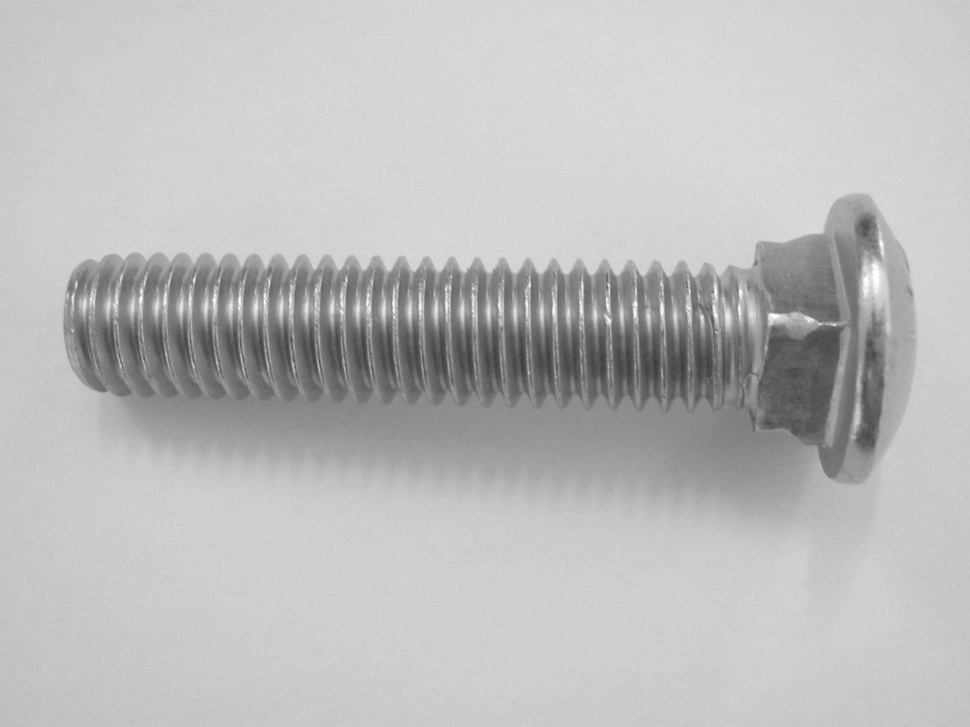
%> input picture Lista 3/Imagens/parafuso.JPG, 970 x 727 px, shrunk from 1600 x 1200 before the run
$ octave exercicio_7.m   (GNU Octave 9; MATLAB toolbox functions it lacks are replaced by stand-ins)
%> lines starting %> are read from the running program, lines starting %| are printed output that depends on the picture
% ==========================================================
% SCRIPT PRINCIPAL - EXERCÍCIO 7
% ==========================================================
clear; clc;

im_in = imread('Lista 3/Imagens/parafuso.JPG');
%> im_in is the input picture: size 727x970 uint8; min 55, max 255, mean 187.8
if size(im_in, 3) == 3
    im_in = rgb2gray(im_in);
end

% ----------------------------------------------------------
% DEFINIÇÃO DOS FILTROS (Super Amplificados para o Parafuso)
% ----------------------------------------------------------

% 1. Filtro Sobel (Detecta Bordas VERTICAIS)
% Dobrei o tamanho dos pesos (-2 e -4) para "salientar a rosca"
% de uma forma muito mais esbranquiçada e forte!
filtro_vertical = [ -1  0  1;
                    -2  0  2;
                    -1  0  1 ];

% 2. Filtro Sobel (Detecta Bordas HORIZONTAIS)
filtro_horizontal = [ -1 -2 -1;
                       0  0  0;
                       1  2  1 ];

% 3. Filtro Laplaciano (TODAS as Direções)
filtro_laplaciano = [ -1 -1 -1;
                      -1  8 -1;
                      -1 -1 -1 ];

% ==========================================================
% EXECUÇÃO OTIMIZADA (Processamento das Imagens)
% ==========================================================

% Como agora usamos o módulo nas bordas abs(), nós temos que juntar
% as IMAGENS geradas, e não as máscaras (que anulariam umas às outras!)
% A imagem Vertical agora é focada violentamente na Rosca do Parafuso.
im_vert  = uint8(abs(conv2(double(im_in), filtro_vertical, 'same')));
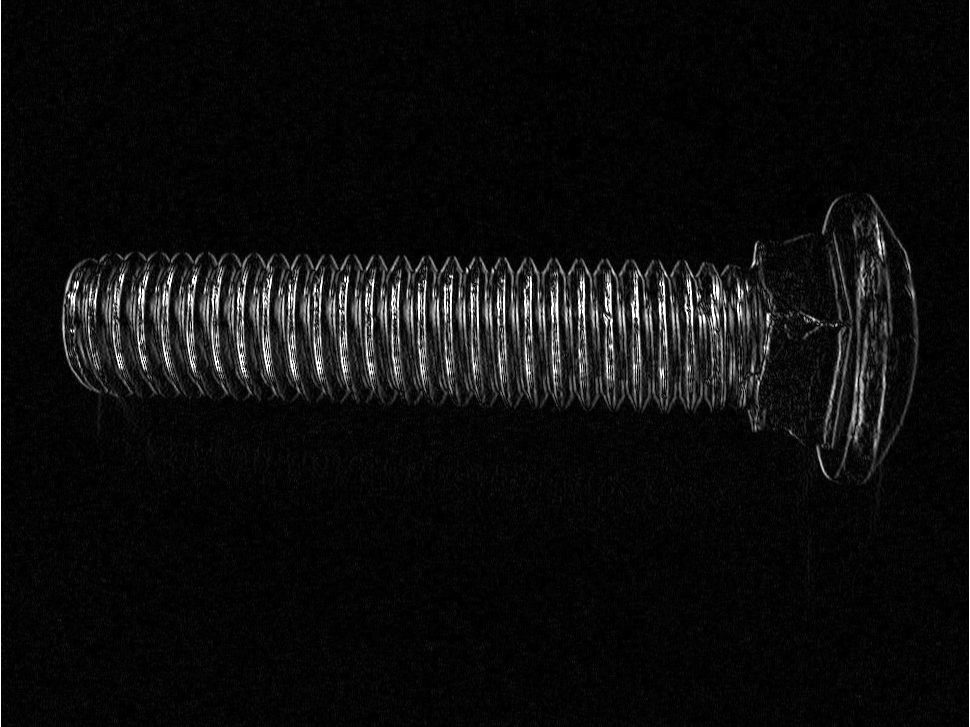
%> im_vert: size 727x970 uint8; min 0, max 255, mean 13.7
im_horz  = uint8(abs(conv2(double(im_in), filtro_horizontal, 'same')));
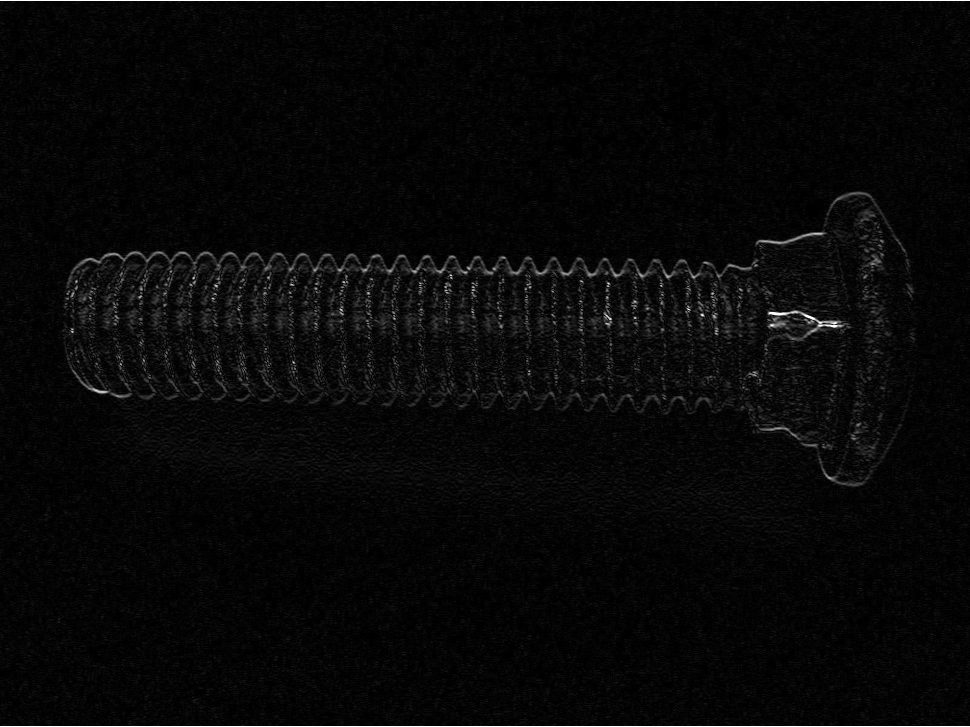
%> im_horz: size 727x970 uint8; min 0, max 255, mean 8.1
im_todas = uint8(abs(conv2(double(im_in), filtro_laplaciano, 'same')));
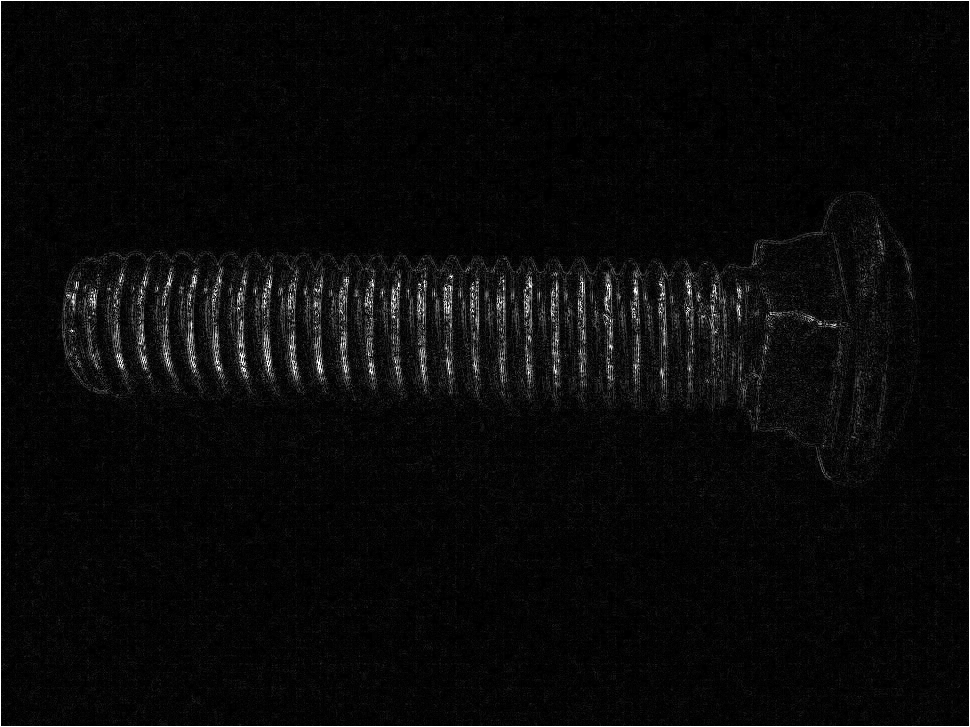
%> im_todas: size 727x970 uint8; min 0, max 255, mean 10.2

% A Mega Composição final que o enunciado pede (destacando tudo)
im_combo = im_vert + im_horz + im_todas;
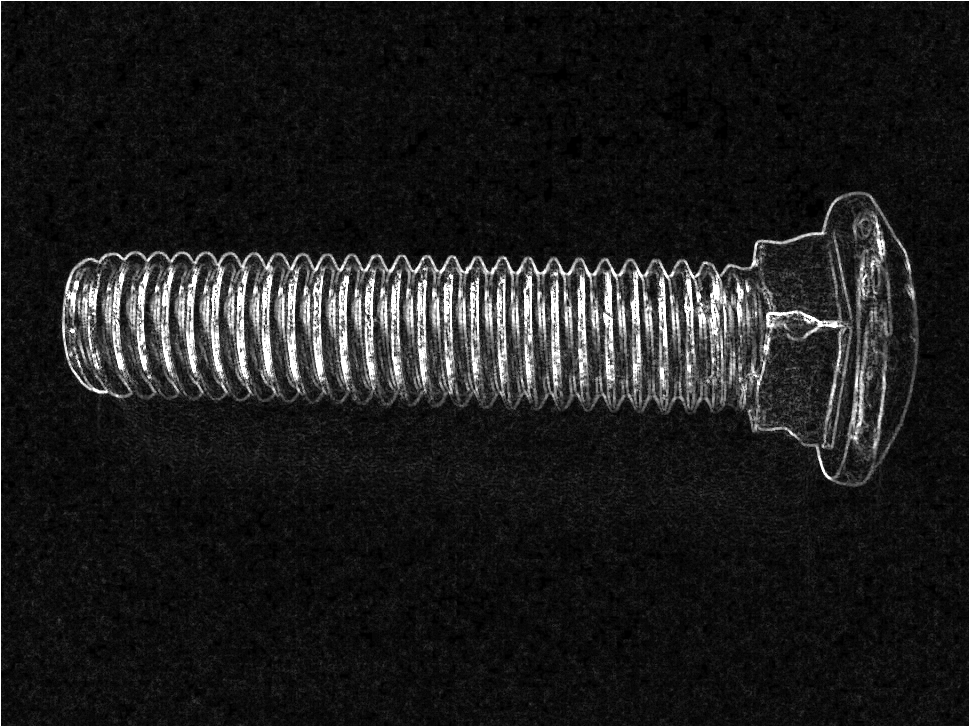
%> im_combo: size 727x970 uint8; min 0, max 255, mean 29.7

% EXTRA: Aplicando um filtro Passa-Baixa (Suavização) no final!
% A sua excelente ideia de borrar levemente as bordas encontradas
% para deixá-las mais "gordas", contínuas e parecidas com o gabarito.
filtro_media_3x3 = ones(3, 3) / 9;
im_combo_suave = uint8(conv2(double(im_combo), filtro_media_3x3, 'same'));

% ==========================================================
% PLOTAGEM DOS RESULTADOS ESPERADOS
% ==========================================================
figure('Name', 'Exercício 7 - Salientando a Rosca', 'NumberTitle', 'off');

subplot(2, 3, 1);
imshow(im_vert);
title('1. A Rosca (Fil. Vertical)');

subplot(2, 3, 2);
imshow(im_in);
title('FOTO ORIGINAL');

subplot(2, 3, 3);
imshow(im_horz);
title('2. O Corpo (Fil. Horizontal)');

subplot(2, 3, 4);
imshow(im_todas);
title('3. Laplaciano (Todas)');

subplot(2, 3, 5);
imshow(im_combo);
title('4. Todos Juntos (Cru)');

subplot(2, 3, 6);
imshow(im_combo_suave);
title('5. Todos Juntos + Média');

disp('Imagens brilhantes geradas com sucesso!');
pause;
